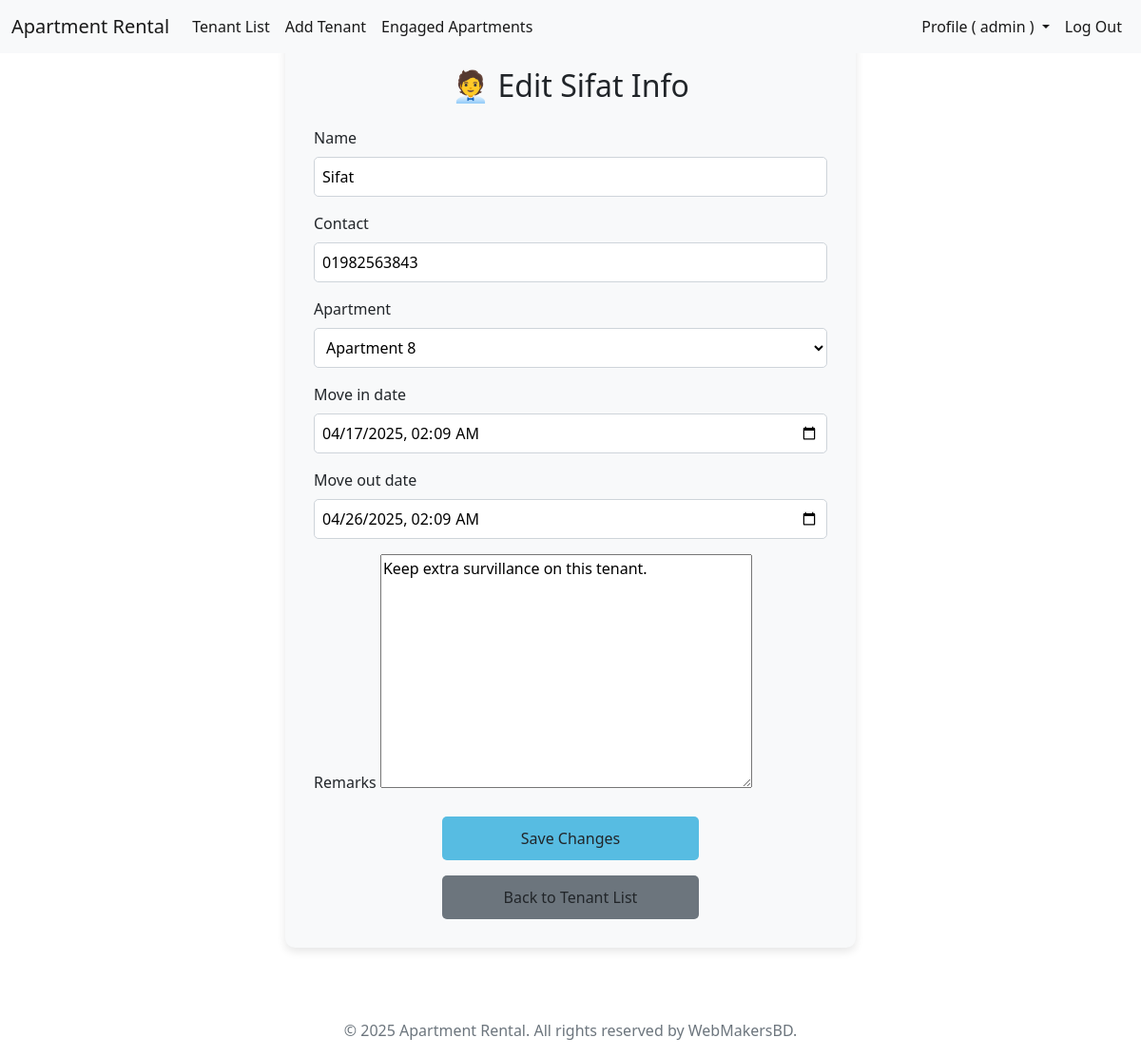
Screenshot of /edit_tenant/39/ (signed in) with the database file from the repository.
### tenants/models.py (models this page shows, shortened)
class Tenant(models.Model):
    choices = [
        ('will_arrive', 'Will Arrive'),
        ('living', 'Living'),
        ('moved_out', 'Moved Out'),
    ]
    name = models.CharField(max_length=50)
    contact = models.CharField(max_length=15)
    apartment = models.ForeignKey(Apartment, on_delete=models.CASCADE)
    move_in_date = models.DateTimeField()
    move_out_date = models.DateTimeField(null=True, blank=True)
    remarks = models.TextField(blank=True, null=True, help_text="Additional details about the tenant.")
    status = models.CharField(max_length=15, choices=choices,)

### tenants/views.py (the view)
# urls.py: path('edit_tenant/<int:tenant_id>/', edit_tenant, name='edit_tenant'),
def edit_tenant(request, tenant_id):
    user = request.user
    if user.is_authenticated and user.is_superuser:
        tenant = get_object_or_404(Tenant, id=tenant_id)  # Fetch tenant or return 404 if not found
        previous_apartment = tenant.apartment  # Store current apartment before updating
        if request.method == 'POST':
            form = TenantForm(request.POST, instance=tenant)  # Bind form to existing tenant
            if form.is_valid():
                tenant = form.save()  # Save the updated tenant details
                update_tenant_status(tenant)  # Update tenant status
                if previous_apartment != tenant.apartment:
                    previous_apartment.is_booked = False
                    previous_apartment.save()
                    tenant.apartment.is_booked = True
                    tenant.apartment.save()
                return redirect('tenant_details', tenant_id=tenant.id)  # Redirect to updated tenant details page
        else:
            form = TenantForm(instance=tenant)  # Pre-fill form with existing tenant details
        return render(request, 'tenants/edit_tenant.html', {'form': form, 'tenant': tenant})
    else:
        messages.error(request, 'You have to log in as an Admin to access this page.')
        return redirect('login')

### tenants/forms.py (shortened to what this page needs)
class TenantForm(forms.ModelForm):
    class Meta:
        model = Tenant  # Specify the model associated with the form
        fields = ['name', 'contact', 'apartment', 'move_in_date', 'move_out_date', 'remarks']  # Include relevant fields
        widgets = {
            'move_in_date': forms.DateTimeInput(attrs={'type': 'datetime-local'}),
            'move_out_date': forms.DateTimeInput(attrs={'type': 'datetime-local'}),
        }
    def __init__(self, *args, **kwargs):
        super().__init__(*args, **kwargs)
        now = timezone.now()  # Get the current timestamp
        apartments = Apartment.objects.all()  # Fetch all apartments from the database
        apartment_choices = []  # Initialize an empty list to store choices
        for apartment in apartments:
            apartment_choices.append((apartment.id, f"Apartment {apartment.number}"))
        self.fields['apartment'].choices = apartment_choices

### templates/tenants/edit_tenant.html (shortened to what this page needs)
{% extends 'base.html' %}
{% load static %}
{% block extra_head %}
    <link rel="stylesheet" href="{% static 'css/tenants/edit_tenant.css' %}">
{% endblock %}
{% block content %}
<div class="d-flex justify-content-center align-items-center vh-100 mt-5">
    <div class="form-container">
        <h2 class="text-center mb-4"> 🧑‍💼 Edit {{ tenant.name }} Info</h2>
        <form method="post" class="needs-validation" novalidate>
            {% for field in form %}
            <div class="mb-3">
                <label for="{{ field.id_for_label }}" class="form-label">{{ field.label }}</label>
                {{ field }}
            </div>
            {% endfor %}
            <div class="d-flex justify-content-center">
                <button type="submit" class="btn save-button ">Save Changes</button>
            </div>
        </form>
        <div class="mt-3 text-center">
            <a href="{% url 'tenant_list' %}" class="btn back-button">Back to Tenant List</a>
        </div>
    </div>
</div>
{% endblock %}

### templates/base.html (shortened to what this page needs)
{% load static %}
<!DOCTYPE html>
<html lang="en">
  <head>
    <link
      href="https://cdn.jsdelivr.net/npm/bootstrap@5.0.2/dist/css/bootstrap.min.css"
      rel="stylesheet"
    />
    {% block extra_head %} {% endblock %}
  </head>
  <body>
    <header>
      <nav class="navbar navbar-expand-lg navbar-light bg-light">
        <div class="container-fluid">
            <a class="navbar-brand" href="{% url 'tenant_list' %}">Apartment Rental</a>
            <div class="collapse navbar-collapse" id="navbarSupportedContent">
                <ul class="navbar-nav me-auto mb-2 mb-lg-0">
                    <li class="nav-item">
                        <a class="nav-link active" aria-current="page" href="{% url 'tenant_list' %}">Tenant List</a>
                    </li>
                    <li class="nav-item">
                        <a class="nav-link active" href="{% url 'add_tenant' %}">Add Tenant</a>
                    </li>
                    <li class="nav-item">
                      <a class="nav-link active" href="{% url 'engaged_apartments' %}">Engaged Apartments</a>
                    </li>
                </ul>
                <ul class="navbar-nav ms-auto mb-2 mb-lg-0">
                    {% if user.is_authenticated %}
                    <li class="nav-item dropdown">
                      <a class="nav-link active dropdown-toggle" href="#" role="button" data-bs-toggle="dropdown" aria-expanded="false">
                       Profile ( {{ user.username }} )
                      </a>
                    </li>
                    <li class="nav-item">
                        <a class="nav-link active" href="{% url 'logout' %}">Log Out</a>
                    </li>
                    {% endif %}
                </ul>
            </div>
        </div>
    </nav>
    </header>
    <main>
      {% block content %}
      {% endblock %}
    </main>
    <br /><br /><br /><br /><br /><br /><br />
    <footer class="footer text-center text-muted">
      <p>&copy; 2025 Apartment Rental. All rights reserved by WebMakersBD.</p>
    </footer>
  </body>
</html>

### static/css/tenants/edit_tenant.css (style rules this page uses)
.form-container { width: 50%; min-width: 350px; background: #f8f9fa; padding: 30px; margin-top: 30px; border-radius: 10px; box-shadow: 0px 4px 10px rgba(0, 0, 0, 0.1); }
select, input { width: 100%; padding: 8px; border-radius: 5px; border: 1px solid #ced4da; background: white; }
.vh-100 { height: 100vh; }
.save-button, .back-button { width: 50%; padding: 10px; font-size: 16px; border-radius: 5px; background-color: #57bce2; transition: all 0.3s ease-in-out; }
.back-button { background-color: #6c757d; }

### rows the page displays
Tenant: name "Sifat", form "Sifat" "01982563843" "Apartment 8" "04/17/2025 02:09" "04/26/2025 02:09" "Keep extra survillance on this tenant."

### other values shown
{{ user.username }} "admin"
{{ field.label }} "Name" "Contact" "Apartment" "Move in date" "Move out date" "Remarks"
